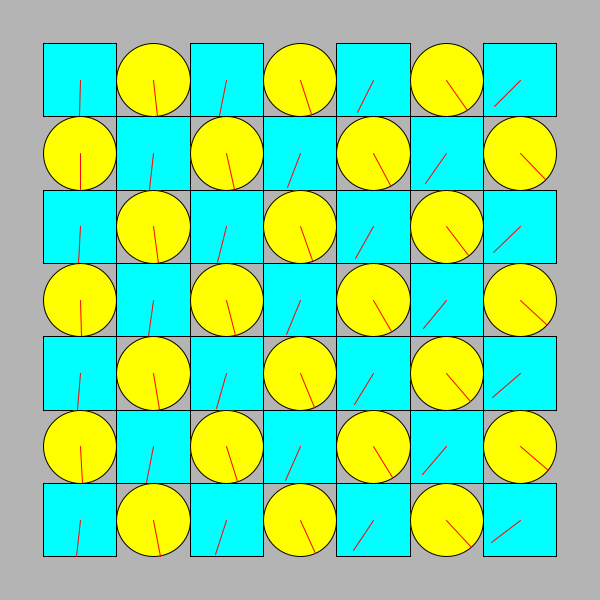
Frame 1 (no input)
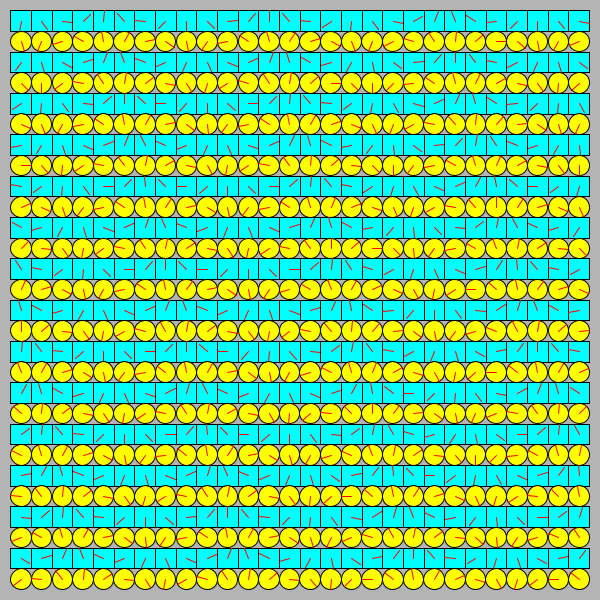
Frame 60 (the mouse pressed at the canvas centre just before this capture)
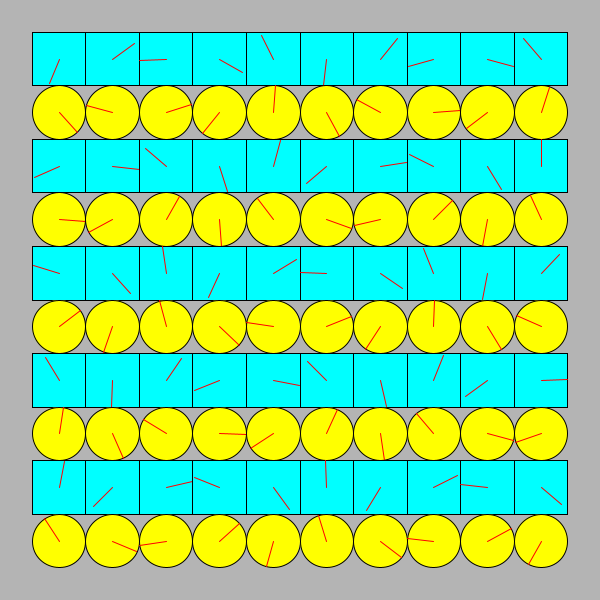
Frame 120 (the mouse held since frame 60 and released just before this capture)

The Processing sketch that drew these frames (run headless with seeded random() and noise(); from frame 60 on, the mouse is pressed at the canvas centre):

// Processing sketch: processing_150999
// ── processing_150999.pde

/*
 * Creative Coding
 * Week 2, 04 - The Clocks
 * by Indae Hwang and Jon McCormack
 * Copyright (c) 2014 Monash University
 *
 * This program draws a grid of circular "clocks", whose hands move according to the elasped time.
 * The higher the clock number the faster it moves, the first clock takes 1 min to go all the way around.
 * The function "movingCircle" is used to draw each clock. It is passed the position, size and hand angle
 * as arguments.
 * 
 */

boolean smaller = true;
int num = 5;
int margin = 80;

void setup() {
  size(600, 600);
  background(180);
  
  noStroke();
}


void draw() {
  background(180);
  noStroke();
  num = width/margin;
  float gutter = 0; //distance between each cell
  float cellsize = ( width - (2 * margin) - gutter * (num - 1) ) / (num - 1);

  int circleNumber = 0; // counter

  for (int i=0; i<num; i++) 
  {
    for (int j=0; j<num; j++) 
    {
      ++circleNumber;

      float tx = margin + cellsize * i + gutter * i;
      float ty = margin + cellsize * j + gutter * j;
      if(circleNumber % 2 == 0)
      {
        movingCircle(tx, ty, cellsize, circleNumber * TWO_PI * millis() / 60000.0);
      }
      else
      {
       movingSquare(tx,ty,cellsize, -circleNumber * TWO_PI * millis() / 60000.0); 
      }
    }
  }
  
  if(smaller)
  {
   margin--; 
  }
  
  if(!smaller)
  {
   margin++; 
  }
  
  
  if(margin <= 10.0)
  {
   smaller = !smaller; 
  }
  else if(margin >= 200)
  {
   smaller = !smaller; 
  }
  
  println((float)margin);
  
}//end of draw 


void movingCircle(float x, float y, float size, float angle) 
{
  rectMode(CENTER);
  // calculate endpoint of the line
  float tempX = x + (size / 2) * sin(angle);
  float tempY = y + (size / 2) * cos(angle);

  stroke(0);
  strokeWeight(1);
  fill(#FFFF00);
  ellipse(x, y, size, size); // circle

  stroke(255, 0, 0);
  line(x, y, tempX, tempY); // red line
}

void movingSquare(float x, float y, float size, float angle) {

  rectMode(CENTER);
  // calculate endpoint of the line
  float tempX = x + (size / 2) * sin(angle);
  float tempY = y + (size / 2) * cos(angle);

  stroke(0);
  strokeWeight(1);
  fill(#00FFFF);
  //ellipse(x, y, size, size); // circle
  rect(x, y, size, size);

  stroke(255, 0, 0);
  line(x, y, tempX, tempY); // red line
}
